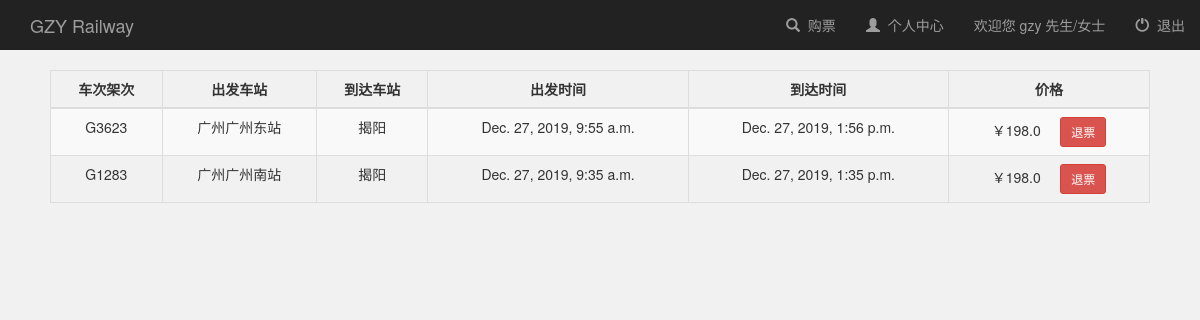
The page /booksystem/user_info/ (signed in) on the database its author committed.
### booksystem/models.py (models this page shows, shortened)
class railway(models.Model):
    user = models.ManyToManyField(User, default=1)  # 有了这个字段之后，默认的后台添加失效，必须要自定义Form，除去这个字段
    name = models.CharField(max_length=100)  # 班次
    leave_city = models.CharField(max_length=100, null=True)  # 离开城市
    arrive_city = models.CharField(max_length=100, null=True)  # 到达城市
    leave_station = models.CharField(max_length=100, null=True)  # 离开的车站
    arrive_station = models.CharField(max_length=100, null=True)  # 到达的车站
    leave_time = models.DateTimeField(null=True)  # DateTimeField包括了DateField信息，并且添加了时间
    arrive_time = models.DateTimeField(null=True)
    capacity = models.IntegerField(default=0, null=True)  # 座位总数
    price = models.FloatField(default=0, null=True)  # 价格
    book_sum = models.IntegerField(default=0, null=True)  # 订票总人数
    income = models.FloatField(default=0, null=True)  # 收入

### booksystem/views.py (the view)
def user_info(request):
    global railway
    if request.user.is_authenticated():
        print(request.user.id)
        if request.user.id == ADMIN_ID:
            context = admin_finance(request)  # 获取要传入前端的数据
            return render(request, 'booksystem/admin_finance.html', context)
        else:
            booked_railways = Railway.objects.filter(user=request.user)  # 从 booksystem_railway_user 表过滤出该用户订的车次
            context = {
                'booked_railways': booked_railways,
                'username': request.user.username,  # 导航栏信息更新
            }
            return render(request, 'booksystem/user_info.html', context)
    return render(request, 'booksystem/login.html')  # 用户如果没登录，render登录页面

### booksystem/templates/booksystem/user_info.html (shortened to what this page needs)
{% extends 'booksystem/base.html' %}
{% block login_display %}
    <a href="#">欢迎您 {{ username }} 先生/女士</a>
{% endblock %}
{% block content %}
    <div class="main">
        <table class="table table-striped table-bordered">
            <thead>
            <tr>
                <th style="text-align: center">车次架次</th>
                <th style="text-align: center">出发车站</th>
                <th style="text-align: center">到达车站</th>
                <th style="text-align: center">出发时间</th>
                <th style="text-align: center"> 到达时间</th>
                <th style="text-align: center">价格</th>
            </tr>
            </thead>
            <tbody style="text-align: center">
            {% for railway in booked_railways %}
                <tr>
                    <td>{{ railway.name }}</td>
                    <td>{{ railway.leave_city }}{{ railway.leave_station }}</td>
                    <td>{{ railway.arrive_city }}{{ railway.arrive_airport }}</td>
                    <td>{{ railway.leave_time }}</td>
                    <td>{{ railway.arrive_time }}</td>
                    <td>￥{{ railway.price }} &nbsp;&nbsp;&nbsp;
                        <button class="btn btn-sm btn-danger" onclick="refund({{ railway.id }})">退票</button>
                    </td>
                </tr>
            {% endfor %}
            </tbody>
        </table>
    </div>
{% endblock %}

### booksystem/templates/booksystem/base.html (shortened to what this page needs)
<!DOCTYPE html>
<html lang="en">
<head>
    <link rel="stylesheet" href="https://maxcdn.bootstrapcdn.com/bootstrap/3.3.6/css/bootstrap.min.css">
</head>
<body style="background-color: #f1f1f1">
<nav class="nav navbar-inverse">
    <div class="container-fluid">
        <div class="navbar-header">
            <a class="navbar-brand" href="{% url 'booksystem:index' %}">GZY Railway</a>
        </div>
        <ul class="nav navbar-nav navbar-right">
            <li>
                <a href="{% url 'booksystem:result' %}">
                    <span class="glyphicon glyphicon-search" aria-hidden="true"></span>&nbsp; 购票
                </a>
            </li>
            <li>
                <a href="{% url 'booksystem:user_info' %}">
                    <span class="glyphicon glyphicon-user" aria-hidden="true"></span>&nbsp; 个人中心
                </a>
            </li>
            <li>
                {% block login_display %}{% endblock %}
            </li>
            <li>
                <a href="{% url 'booksystem:logout_user' %}">
                    <span class="glyphicon glyphicon-off" aria-hidden="true"></span>&nbsp; 退出
                </a>
            </li>
        </ul>
    </div>
</nav>
{% block content %}
{% endblock %}
</body>
</html>

### booksystem/templates/booksystem/user_info.html (style rules this page uses)
.main { margin-top: 20px; margin-left: 50px; margin-right: 50px; }

### rows shown on the page
railway: name "G3623", leave_city "广州", leave_station "广州东站", arrive_city "揭阳", leave_time "Dec. 27, 2019, 9:55 a.m.", arrive_time "Dec. 27, 2019, 1:56 p.m.", price "198.0"
railway: name "G1283", leave_city "广州", leave_station "广州南站", arrive_city "揭阳", leave_time "Dec. 27, 2019, 9:35 a.m.", arrive_time "Dec. 27, 2019, 1:35 p.m.", price "198.0"

### other values the page prints
{{ username }} "gzy"
